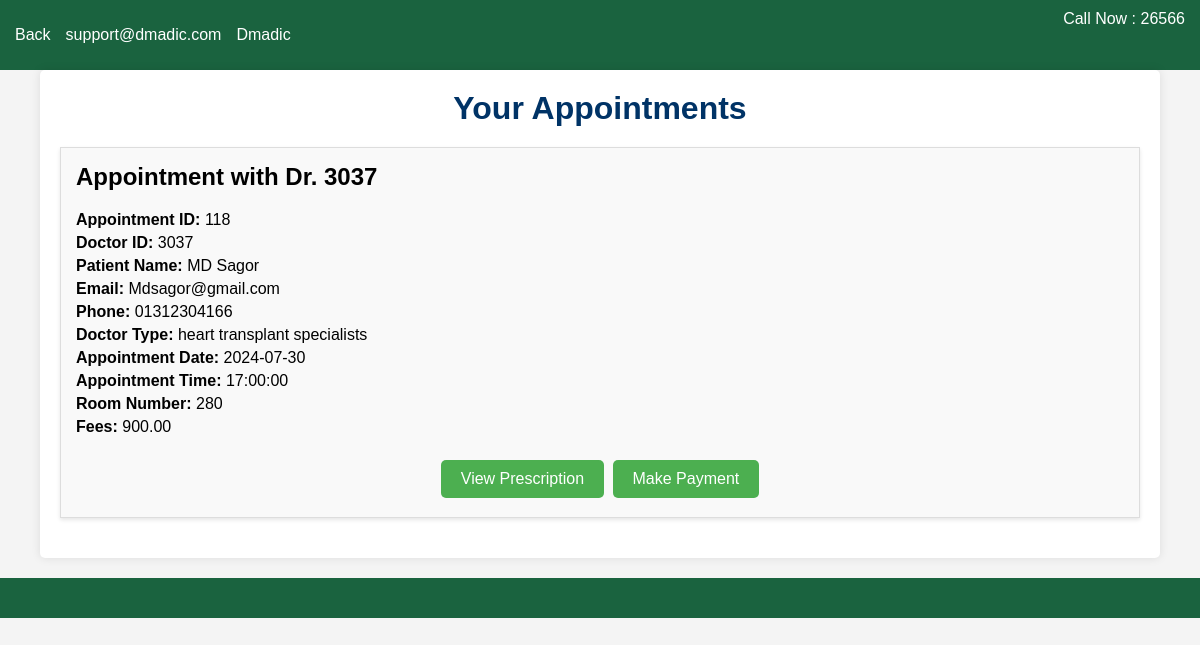
Page /mdobidulhuqsagor/patientViewAppointment.php (signed in) on the committed database.
### tables this page shows
CREATE TABLE `appointments` (
  `appointment_id` int(3) UNSIGNED ZEROFILL NOT NULL,
  `patient_id` int(6) UNSIGNED ZEROFILL DEFAULT NULL,
  `doctor_id` int(4) UNSIGNED DEFAULT NULL,
  `first_name` varchar(100) DEFAULT NULL,
  `last_name` varchar(100) DEFAULT NULL,
  `email` varchar(100) DEFAULT NULL,
  `phone` varchar(20) DEFAULT NULL,
  `doctor_type` varchar(50) DEFAULT NULL,
  `doctor_name` varchar(100) DEFAULT NULL,
  `appointment_date` date DEFAULT NULL,
  `appointment_time` time DEFAULT NULL,
  `room_number` varchar(10) DEFAULT NULL,
  `fees` decimal(10,2) DEFAULT NULL
);

### mdobidulhuqsagor/patientViewAppointment.php (the view, shortened to what this page needs)
<?php
$servername = "localhost";
$username = "root";
$password = "";
$dbname = "Dmedic";
try {
    $pdo = new PDO("mysql:host=$servername;dbname=$dbname", $username, $password);
    $pdo->setAttribute(PDO::ATTR_ERRMODE, PDO::ERRMODE_EXCEPTION);
    $patient_id = $_SESSION['patient_id'];
    $sql = $pdo->prepare("SELECT * FROM appointments WHERE patient_id = :patient_id");
    $sql->bindParam(':patient_id', $patient_id, PDO::PARAM_INT);
    $sql->execute();
    $appointments = $sql->fetchAll(PDO::FETCH_ASSOC);
} catch (PDOException $e) {
    echo "Database Error: " . $e->getMessage();
} catch (Exception $e) {
    echo "Error: " . $e->getMessage();
}
?>
<!DOCTYPE html>
<html lang="en">
<head>
    <link rel="stylesheet" href="../mdrakibul/cssrakib/patientAppoinmentFrom.css">
</head>
<body>
<header>
    <div class="header-top-bar">
        <div class="container">
            <div class="row align-items-center">
                <div class="col-lg-6">
                    <ul class="top-bar-info list-inline-item pl-0 mb-0">
                        <li class="list-inline-item">
                            <a href="javascript:history.back()">
                                <i class="icofont-rounded-left mr-2"></i>Back
                            </a>
                        </li>
                        <li class="list-inline-item">
                            <a href="mailto:support@dmadic.com">
                                <i class="icofont-support-faq mr-2"></i>support@dmadic.com
                            </a>
                        </li>
                        <li class="list-inline-item">
                            <i class="icofont-location-pin mr-2"></i>Dmadic
                        </li>
                    </ul>
                </div>
                <div class="col-lg-6">
                    <div class="text-lg-right top-right-bar mt-2 mt-lg-0">
                        <a href="tel:+23-345-67890">
                            <span>Call Now : </span>
                            <span class="h4">26566</span>
                        </a>
                    </div>
                </div>
            </div>
        </div>
    </div>
</header>
    <div class="main-container">
        <div class="line">
            <h1>Your Appointments</h1>
        </div>
        <?php if (count($appointments) > 0): ?>
            <?php foreach ($appointments as $appointment): ?>
                <div class="appointment-card">
                    <h2>Appointment with Dr. <?php echo htmlspecialchars($appointment['doctor_name']); ?></h2>
                    <p><strong>Appointment ID:</strong> <?php echo htmlspecialchars($appointment['appointment_id']); ?></p>
                    <p><strong>Doctor ID:</strong> <?php echo htmlspecialchars($appointment['doctor_id']); ?></p>
                    <p><strong>Patient Name:</strong> <?php echo htmlspecialchars($appointment['first_name'].' '.$appointment['last_name']); ?></p>
                    <p><strong>Email:</strong> <?php echo htmlspecialchars($appointment['email']); ?></p>
                    <p><strong>Phone:</strong> <?php echo htmlspecialchars($appointment['phone']); ?></p>
                    <p><strong>Doctor Type:</strong> <?php echo htmlspecialchars($appointment['doctor_type']); ?></p>
                    <p><strong>Appointment Date:</strong> <?php echo htmlspecialchars($appointment['appointment_date']); ?></p>
                    <p><strong>Appointment Time:</strong> <?php echo htmlspecialchars($appointment['appointment_time']); ?></p>
                    <p><strong>Room Number:</strong> <?php echo htmlspecialchars($appointment['room_number']); ?></p>
                    <p><strong>Fees:</strong> <?php echo htmlspecialchars($appointment['fees']); ?></p>
                    <div class="buttons-container">
                        <button onclick="window.location.href='patientViewPrescriptions.php?appointment_id=<?php echo htmlspecialchars($appointment['appointment_id']); ?>'">View Prescription</button>
                        <button onclick="window.location.href='payment.php?appointment_id=<?php echo htmlspecialchars($appointment['appointment_id']); ?>'">Make Payment</button>
                    </div>
                </div>
            <?php endforeach; ?>
        <?php else: ?>
            <p>No appointments found.</p>
        <?php endif; ?>
    </div>
    <footer>
    </footer>
</body>
</html>

### mdrakibul/cssrakib/patientAppoinmentFrom.css (style rules this page uses)
body { font-family: Arial, sans-serif; background-color: #f4f4f4; margin: 0; padding: 0; display: flex; flex-direction: column; align-items: center; }
header { background-color: #1a633f; color: #fff; padding: 10px 0; width: 100%; }
.header-top-bar .container { display: flex; justify-content: space-between; align-items: center; padding: 0 15px; }
.header-top-bar .row { display: flex; justify-content: space-between; width: 100%; }
.header-top-bar .top-bar-info { list-style: none; padding-left: 0; display: flex; gap: 15px; }
.header-top-bar .top-bar-info a { color: #fff; text-decoration: none; }
.header-top-bar .top-right-bar { text-align: right; }
.header-top-bar .top-right-bar a { color: #fff; text-decoration: none; }
.main-container { background-color: #fff; padding: 20px; margin-top: 20px; border-radius: 5px; box-shadow: 0 0 10px rgba(0, 0, 0, 0.1); width: 90%; max-width: 600px; }
.line h1 { margin: 0 0 20px; text-align: center; color: #003366; }
footer { background-color: #1a633f; color: #fff; padding: 20px 0; width: 100%; margin-top: 20px; }

### mdobidulhuqsagor/patientViewAppointment.php (style rules this page uses)
body { font-family: Arial, sans-serif; margin: 0; padding: 0; background-color: #f4f4f4; }
.main-container { max-width: 1200px; margin: 0 auto; padding: 20px; background-color: #fff; box-shadow: 0 0 10px rgba(0, 0, 0, 0.1); }
.line h1 { text-align: center; margin-bottom: 20px; }
.appointment-card { border: 1px solid #ddd; padding: 15px; margin-bottom: 20px; background-color: #f9f9f9; box-shadow: 0 2px 4px rgba(0, 0, 0, 0.1); }
.appointment-card h2 { margin-top: 0; }
.appointment-card p { margin: 5px 0; }
.buttons-container { text-align: center; margin-top: 20px; }
.buttons-container button { background-color: #4CAF50; color: white; border: none; padding: 10px 20px; text-align: center; text-decoration: none; display: inline-block; font-size: 16px; margin: 4px 2px; cursor: pointer; border-radius: 5px; }

### rows in the picture
appointments: doctor_name "3037", appointment_id "118", doctor "3037", first_name+last_name "MD Sagor", email "Mdsagor@gmail.com", phone "01312304166", doctor_type "heart transplant specialists", appointment_date "2024-07-30", appointment_time "17:00:00", room_number "280", fees "900.00"
